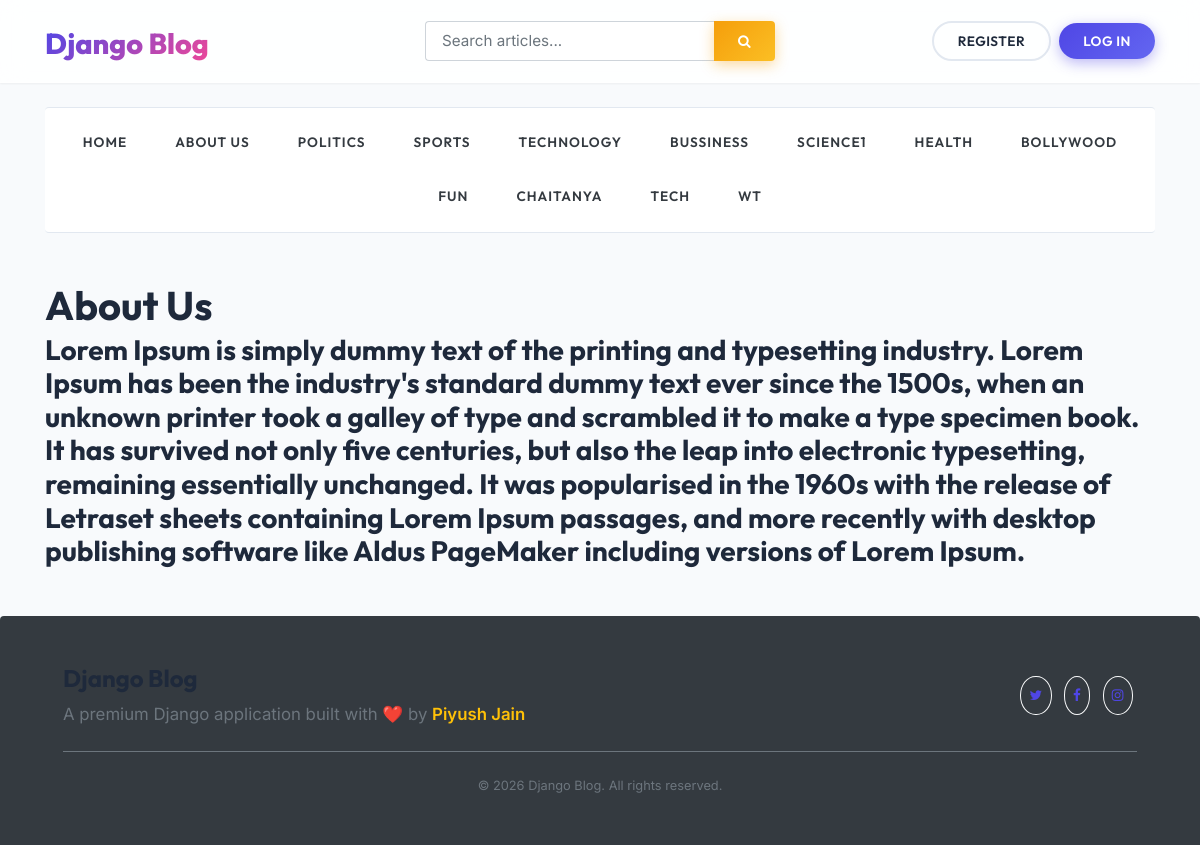
The page /about/ on the database its author committed.
### blogs/models.py (models this page shows, shortened)
class Category(models.Model):
    Category_name = models.CharField(max_length=50, unique=True)
    created_at = models.DateTimeField(auto_now_add=True)
    updated_at = models.DateTimeField(auto_now=True)
    class Meta:
        verbose_name_plural = 'categories'

class About(models.Model):
    about = models.TextField(default="About coming soon")
    about_description = models.TextField(max_length=2555, default="no description allowed")
    created_at = models.DateTimeField(auto_now_add=True)
    updated_at = models.DateTimeField(auto_now=True)
    class Meta:
        verbose_name_plural = 'About'

### blogs/views.py (the view)
# urls.py: path('about/', BlogsView.about_page, name ='about_page'),
def about_page(request):
    about= About.objects.all()
    context = {
        'about' : about
    }
    return render(request, 'about_page.html', context)

### blogs/context_processors.py (called while the page is built)
def get_categories(request):
    categories = Category.objects.all()
    return dict(categories = categories)

def get_social_links(request):
    social_links= SocialLinks.objects.all()
    return dict(social_links = social_links)

### templates/about_page.html
{%extends 'base.html'%}
{%block content%}
{% for a in about%}
<h1 class="fw-bolder mb-1">{{ a.about}}</h1>
<h3 class="fw-bolder mb-3">{{ a.about_description}}</h3>
{%endfor%}
{%endblock%}

### templates/base.html (shortened to what this page needs)
{% load static %}
<!DOCTYPE html>
<html lang="en">
<head>
    <link href="https://getbootstrap.com/docs/4.0/dist/css/bootstrap.min.css" rel="stylesheet">
    <link rel="stylesheet" href="https://cdnjs.cloudflare.com/ajax/libs/font-awesome/4.7.0/css/font-awesome.min.css">
    <link href="{% static 'css/blog.css' %}" rel="stylesheet">
</head>
<body>
<div class="glass-nav py-3 mb-4">
    <div class="container">
        <header class="row flex-nowrap justify-content-between align-items-center">
            <div class="col-4 pt-1">
                <a class="blog-header-logo" href="{% url 'home' %}">Django Blog</a>
            </div>
            <div class="col-4">
                <form action="{% url 'search' %}" method="GET" class="w-100">
                    <div class="input-group drop-shadow-sm">
                        <input class="form-control border-right-0 form-control-lg rounded-left"
                               type="text"
                               name="keyword"
                               placeholder="Search articles..."
                               aria-label="Search articles"
                               style="font-family: var(--font-body); font-size: 0.95rem;">
                        <div class="input-group-append">
                            <button class="btn btn-warning rounded-right px-4" type="submit" style="border-top-left-radius: 0; border-bottom-left-radius: 0;">
                                <i class="fa fa-search"></i>
                            </button>
                        </div>
                    </div>
                </form>
            </div>
            {% if not user.is_authenticated %}
            <div class="col-4 d-flex justify-content-end align-items-center">
                <a class="btn btn-outline-secondary mr-2" href="{% url 'register' %}">Register</a>
                <a class="btn btn-primary px-4" href="{% url 'login' %}">Log In</a>
            </div>
            {% endif %}
        </header>
    </div>
</div>
<div class="container">
    <div class="category-nav py-2 shadow-sm rounded mb-5">
        <nav class="nav d-flex justify-content-center text-center">
            <a class="p-3 text-dark mx-2" href="{% url 'home' %}">HOME</a>
            <a class="p-3 text-dark mx-2" href="{% url 'about_page' %}">ABOUT US</a>
            {% for i in categories %}
            <a class="p-3 text-dark mx-2" href="{% url 'posts_by_category' i.id %}">
                {{ i.Category_name }}
            </a>
            {% endfor %}
        </nav>
    </div>
    {% block content %}
    {% endblock %}
</div>
<footer class="blog-footer bg-dark text-white rounded-top mt-5 p-5">
    <div class="container text-center">
        <div class="row align-items-center">
            <div class="col-md-6 text-md-left mb-3 mb-md-0">
                <h4 class="font-weight-bold" style="font-family: var(--font-heading);">Django Blog</h4>
                <p class="mb-0 text-muted">A premium Django application built with ❤️ by <a href="#" class="text-warning">Piyush Jain</a></p>
            </div>
            <div class="col-md-6 text-md-right">
                <a href="#" class="btn btn-outline-light rounded-circle p-2 mx-1"><i class="fa fa-twitter"></i></a>
                <a href="#" class="btn btn-outline-light rounded-circle p-2 mx-1"><i class="fa fa-facebook"></i></a>
                <a href="#" class="btn btn-outline-light rounded-circle p-2 mx-1"><i class="fa fa-instagram"></i></a>
            </div>
        </div>
        <hr class="my-4 bg-secondary border-0" style="height: 1px;">
        <p class="small text-muted mb-0">© {% now "Y" %} Django Blog. All rights reserved.</p>
    </div>
</footer>
</body>
</html>

### blog_main/static/css/blog.css (style rules this page uses)
:root { --primary: #4f46e5; --primary-hover: #4338ca; --secondary: #ec4899; --dark: #1e293b; --light: #f8fafc; --muted: #64748b; --border: #e2e8f0; --bg-body: #f8fafc; --bg-card: #ffffff; --shadow-sm: 0 1px 2px 0 rgba(0, 0, 0, 0.05); --shadow-md: 0 4px 6px -1px rgba(0, 0, 0, 0.1), 0 2px 4px -1px rgba(0, 0, 0, 0.06); --shadow-lg: 0 10px 15px -3px rgba(0, 0, 0, 0.1), 0 4px 6px -2px rgba(0, 0, 0, 0.05); --shadow-hover: 0 20px 25px -5px rgba(0, 0, 0, 0.1), 0 10px 10px -5px rgba(0, 0, 0, 0.04); --font-heading: 'Outfit', sans-serif; --font-body: 'Inter', sans-serif; --transition: all 0.3s cubic-bezier(0.4, 0, 0.2, 1); }
body { font-family: var(--font-body); background-color: var(--bg-body); color: var(--dark); line-height: 1.6; }
h1, h2, h3, h4, h5, h6 { font-family: var(--font-heading); font-weight: 700; color: var(--dark); }
p { font-size: 1.05rem; }
.glass-nav { background: rgba(255, 255, 255, 0.85); backdrop-filter: blur(12px); -webkit-backdrop-filter: blur(12px); border-bottom: 1px solid rgba(255,255,255,0.3); position: sticky; top: 0; z-index: 1000; box-shadow: var(--shadow-sm); }
.blog-header-logo { font-family: var(--font-heading); font-size: 1.8rem; font-weight: 800; background: linear-gradient(135deg, var(--primary), var(--secondary)); -webkit-background-clip: text; -webkit-text-fill-color: transparent; text-decoration: none; }
.btn { font-family: var(--font-heading); font-weight: 600; border-radius: 50rem; padding: 0.5rem 1.5rem; transition: var(--transition); text-transform: uppercase; letter-spacing: 0.5px; font-size: 0.85rem; }
.btn-primary { background: linear-gradient(135deg, var(--primary), #6366f1); border: none; box-shadow: 0 4px 14px 0 rgba(79, 70, 229, 0.39); }
.btn-warning { background: linear-gradient(135deg, #f59e0b, #fbbf24); color: white; border: none; box-shadow: 0 4px 14px 0 rgba(245, 158, 11, 0.39); }
.btn-outline-secondary { border: 2px solid var(--border); color: var(--dark); }
.category-nav { border-top: 1px solid var(--border); border-bottom: 1px solid var(--border); background: white; margin-bottom: 3rem; }
.category-nav a { font-family: var(--font-heading); font-weight: 600; text-transform: uppercase; font-size: 0.85rem; letter-spacing: 1px; }
.blog-footer { padding: 3rem 0; color: var(--muted); text-align: center; background-color: var(--dark); color: white; margin-top: 5rem; }
.blog-footer a { color: var(--primary); text-decoration: none; font-weight: 600; }

### rows shown on the page
Category: Category_name "POLITICS"
Category: Category_name "SPORTS"
Category: Category_name "TECHNOLOGY"
Category: Category_name "BUSSINESS"
Category: Category_name "SCIENCE1"
Category: Category_name "HEALTH"
Category: Category_name "BOLLYWOOD"
Category: Category_name "FUN"
Category: Category_name "CHAITANYA"
Category: Category_name "TECH"
Category: Category_name "WT"
About: about "About Us", about_description "Lorem Ipsum is simply dummy text of the printing and typesetting industry. Lorem Ipsum has been the industry's standard dummy text ever since the 1500s, when an unknown printer took a galley of type and scrambled it to make a type specimen book. It has survived not only five centuries, but also the leap into electronic typesetting, remaining essentially unchanged. It was popularised in the 1960s with the release of Letraset sheets containing Lorem Ipsum passages, and more recently with desktop publishing software like Aldus PageMaker including versions of Lorem Ipsum."
